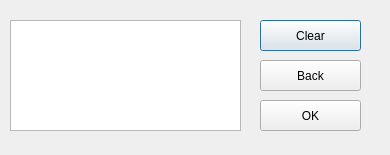
<?xml version="1.0" encoding="UTF-8"?>
<ui version="4.0">
 <class>AnswerDialog</class>
 <widget class="QDialog" name="AnswerDialog">
  <property name="geometry">
   <rect>
    <x>0</x>
    <y>0</y>
    <width>390</width>
    <height>155</height>
   </rect>
  </property>
  <property name="windowTitle">
   <string>Dialog</string>
  </property>
  <property name="styleSheet">
   <string notr="true">QDialog
{
	border-image:url(:/img/img/0008020203180562_b.png)
}</string>
  </property>
  <widget class="QPlainTextEdit" name="AnswerText">
   <property name="geometry">
    <rect>
     <x>10</x>
     <y>20</y>
     <width>231</width>
     <height>111</height>
    </rect>
   </property>
  </widget>
  <widget class="QPushButton" name="pushButton">
   <property name="geometry">
    <rect>
     <x>260</x>
     <y>20</y>
     <width>101</width>
     <height>31</height>
    </rect>
   </property>
   <property name="styleSheet">
    <string notr="true">font: bold 12pt &quot;Segoe Print&quot;;</string>
   </property>
   <property name="text">
    <string>Clear</string>
   </property>
  </widget>
  <widget class="QPushButton" name="pushButton_2">
   <property name="geometry">
    <rect>
     <x>260</x>
     <y>60</y>
     <width>101</width>
     <height>31</height>
    </rect>
   </property>
   <property name="styleSheet">
    <string notr="true">font: bold 12pt &quot;Segoe Print&quot;;</string>
   </property>
   <property name="text">
    <string>Back</string>
   </property>
  </widget>
  <widget class="QPushButton" name="pushButton_3">
   <property name="geometry">
    <rect>
     <x>260</x>
     <y>100</y>
     <width>101</width>
     <height>31</height>
    </rect>
   </property>
   <property name="styleSheet">
    <string notr="true">font: bold 12pt &quot;Segoe Print&quot;;</string>
   </property>
   <property name="text">
    <string>OK</string>
   </property>
  </widget>
 </widget>
 <resources/>
 <connections/>
</ui>
